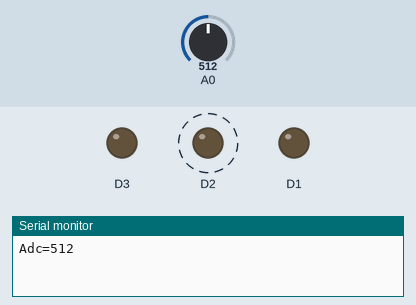
Simulated run of this sketch. Board: ESP8266 (NodeMCU). On the bench: output pins drawn as LEDs (lit = HIGH), the last lines printed to the serial monitor. Dashed ring = blinking. The inputs (shaded band) are chosen by the test bench; at power-on: A0 = 512.

Above: at 0.9 s.
2.2 s: A0 set to 610
At 3.3 s:
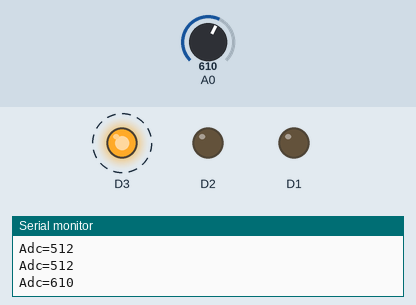
6.8 s: A0 set to 291
At 8.5 s:
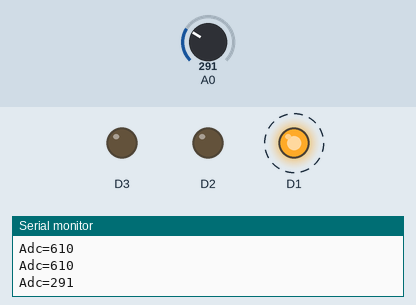
11.4 s: A0 set to 300
At 12.0 s:
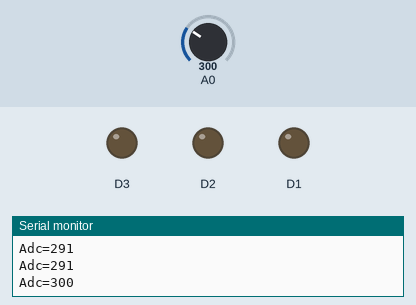
13.2 s: A0 set to 306
At 13.9 s:
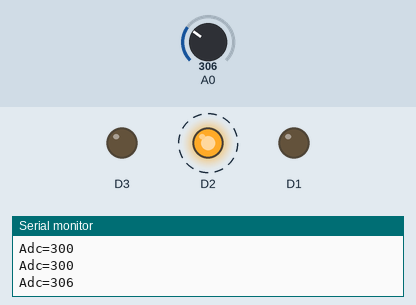
Timing chart, 0 to 18.8 s (numbered marks = the images above; inputs shaded):
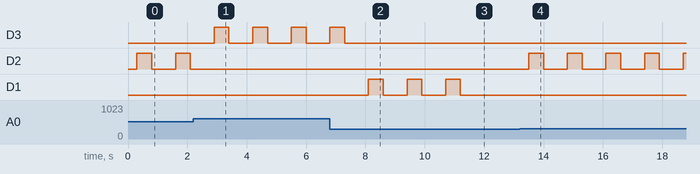

The sketch:

sketch_jul02d.ino
```cpp
void setup() {

  pinMode(D1, OUTPUT); // 빨강 R   //pinMode 3개
  pinMode(D2, OUTPUT); // 초록 G
  pinMode(D3, OUTPUT); // 파랑 B
Serial.begin(9600);
}

void loop() {
 int Adc = analogRead(A0);
 Serial.print("Adc=");
 Serial.println(Adc);
 delay(300);

 if(0<Adc and Adc<300){
digitalWrite(D1, 1);
delay(500);
digitalWrite(D1, 0);
delay(500);
 }
if(301<Adc && Adc<600){
digitalWrite(D2, 1);
delay(500);
digitalWrite(D2, 0);
delay(500);
}
if (Adc > 600 && Adc<1024){
digitalWrite(D3, 1);
delay(500);
digitalWrite(D3, 0);
delay(500);
}
//  if (Adc > 500){
//  digitalWrite(D1, 1);
//  }
//  else{
//  digitalWrite(D1, 0);

  }
```

Measured:
- the behaviour switches between 299 and 300 on A0 (found by bisection; images 2 and 3)
- after the input at 2.2 s, D3: alternates HIGH for 0.50 s and LOW for 0.80 s, starting after 0.70 s; D2: stops changing and stays LOW
- after the input at 6.8 s, D3: goes on until 7.3 s, then stays LOW; D1: alternates HIGH for 0.50 s and LOW for 0.80 s, starting after 1.3 s
- after the input at 11.4 s, D1: stays LOW (without the input it goes to HIGH after 0.60 s)
- after the input at 13.2 s, D2: alternates HIGH for 0.50 s and LOW for 0.80 s, starting after 0.30 s
- by itself, D2: alternates HIGH for 0.50 s and LOW for 0.80 s
